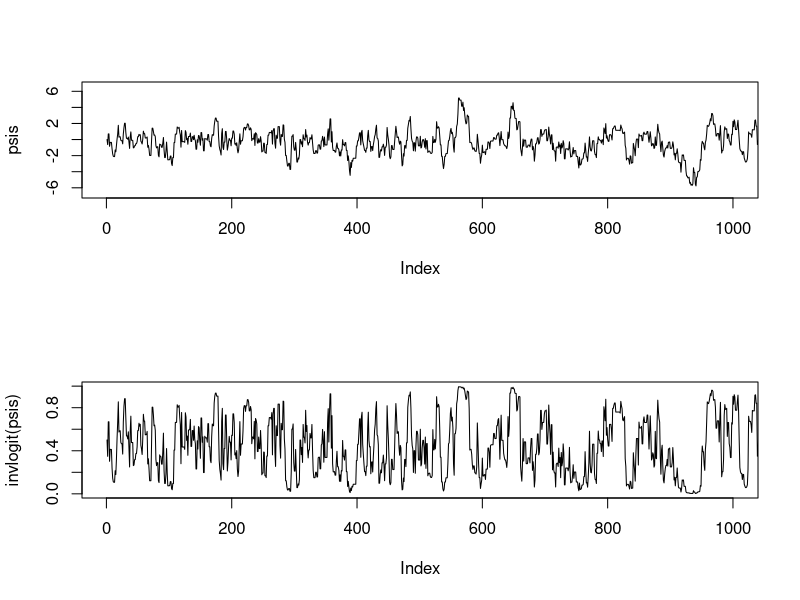
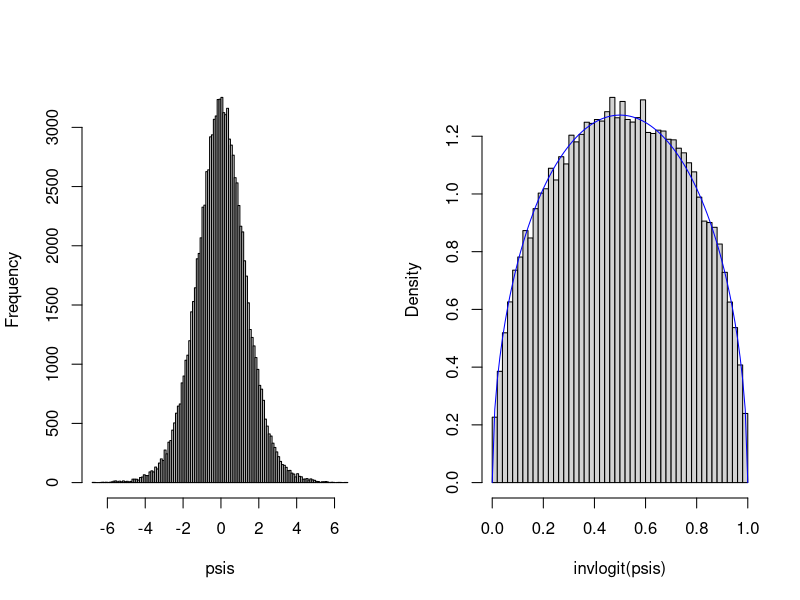

Write R code to recreate these figures, in order.
## ---- chunk 1
logit <- function(p) log(p/(1-p))
invlogit <- function(psi) exp(psi)/(1 + exp(psi))
## ---- chunk 2
posterior.numer <- function(psi){
  p = invlogit(psi)
  dbinom(x, n, p)*dbeta(p, 1/2, 1/2)*p*(1-p)
}
## ---- chunk 3
set.seed(1) # For reproducibility

n <- 2
x <- 1

B <- 100000

psis <- rep(0, length(B))

for (b in 2:B){
  candidate.psi <- psis[b-1] + rnorm(1, 0, 1)
  
  A <- min(c(1, posterior.numer(candidate.psi)/posterior.numer(psis[b-1])))
  
  if (runif(1) <= A){ # Accept candidate.psi with probability A
    psis[b] <- candidate.psi
  }else{ # Reject candidate.psi and repeat psis[b-1]
    psis[b] <- psis[b-1]
  }
}
## ---- chunk 4
par(mfrow = c(2, 1))
plot(psis, type = 'l', xlim = c(1, 1000))
plot(invlogit(psis), type = 'l', xlim = c(1, 1000))
## ---- chunk 5
par(mfrow = c(1, 2))
hist(psis, breaks = 'FD', main = '')
hist(invlogit(psis), breaks = 'FD', freq = FALSE, xlim = c(0, 1), main = '')
curve(dbeta(p, x + 0.5, n - x + 0.5), xname = 'p', add = TRUE, col = 'blue')
